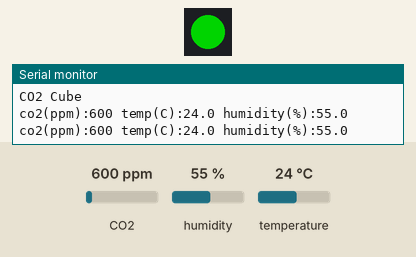
Bench run of a sketch on a simulated ESP8266 (Wemos D1 mini). Parts: 1 RGB LEDs in strip order, left to right, the last lines printed to the serial monitor. The test bench sets the inputs (shaded band); at power-on: CO2 600 ppm, humidity 55 %, temperature 24 °C. Dim RGB values are drawn brighter than linear.

Above: at 1.8 s.
1.9 s: CO2 set to 552 ppm
At 3.1 s:
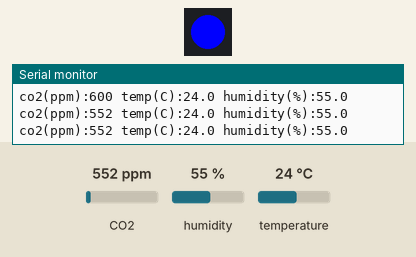
3.5 s: CO2 set to 1050 ppm
At 4.7 s:
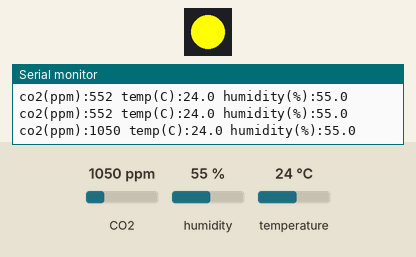
5.5 s: CO2 set to 1163 ppm
7.2 s: CO2 set to 1232 ppm
At 9.2 s:
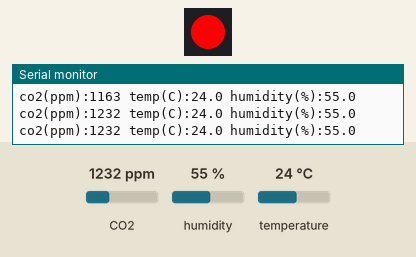
9.5 s: CO2 set to 452 ppm
At 10.8 s:
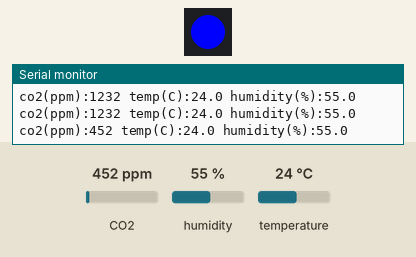
11.5 s: CO2 set to 1700 ppm
At 12.4 s:
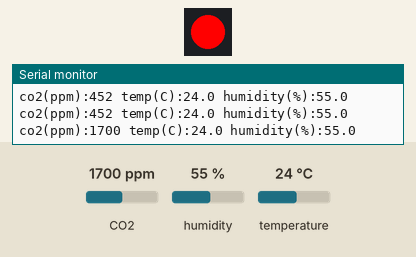
Timing chart, 0 to 14.5 s (numbered marks = the images above; inputs shaded):
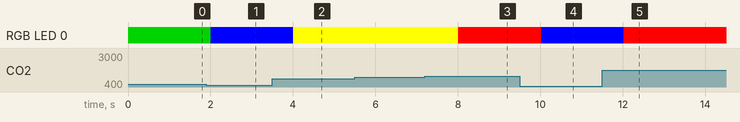

The sketch:

main.ino
```cpp
#include <Wire.h>
#include <FastLED.h>
#include "SparkFun_SCD30_Arduino_Library.h"

#define DATA_PIN D0
#define NUM_LEDS 1

SCD30 airSensor;
CRGB leds[NUM_LEDS];

void setup() {
    Serial.begin(115200);
    Serial.println("CO2 Cube");
    Wire.begin();

    if (airSensor.begin() == false) {
        Serial.println("Air sensor not detected. Please check wiring. Freezing...");
        while (1);
    }

  FastLED.addLeds<WS2811, DATA_PIN, RGB>(leds, NUM_LEDS);
}

void loop() {
    if (airSensor.dataAvailable()) {

        int co2_level = airSensor.getCO2();

        if (co2_level < 600) {
            leds[0] = CRGB::Blue;
        } else if (co2_level < 800) {
            leds[0] = CRGB::Green;
        } else if (co2_level < 1000) {
            leds[0] = CRGB::Green;
        } else if (co2_level < 1200) {
            leds[0] = CRGB::Yellow;
        } else if (co2_level > 1200) {
            leds[0] = CRGB::Red;
        }

        FastLED.show();

        Serial.print("co2(ppm):");
        Serial.print(co2_level);

        Serial.print(" temp(C):");
        Serial.print(airSensor.getTemperature(), 1);

        Serial.print(" humidity(%):");
        Serial.print(airSensor.getHumidity(), 1);

        Serial.println();
    }

   delay(1000);
}
```

Measured:
- the behaviour switches between 600 and 599 ppm on CO2 (found by bisection; images 0 and 1)
- the behaviour switches between 1200 and 1201 ppm on CO2 (found by bisection; images 2 and 3)
- after the input at 1.9 s, RGB LED 0: RGB(0, 128, 0) → RGB(0, 0, 255) after 0.11 s
- after the input at 3.5 s, RGB LED 0: RGB(0, 0, 255) → RGB(255, 255, 0) after 0.51 s
- after the input at 7.2 s, RGB LED 0: RGB(255, 255, 0) → RGB(255, 0, 0) after 0.81 s
- after the input at 9.5 s, RGB LED 0: RGB(255, 0, 0) → RGB(0, 0, 255) after 0.52 s
- after the input at 11.5 s, RGB LED 0: RGB(0, 0, 255) → RGB(255, 0, 0) after 0.52 s
